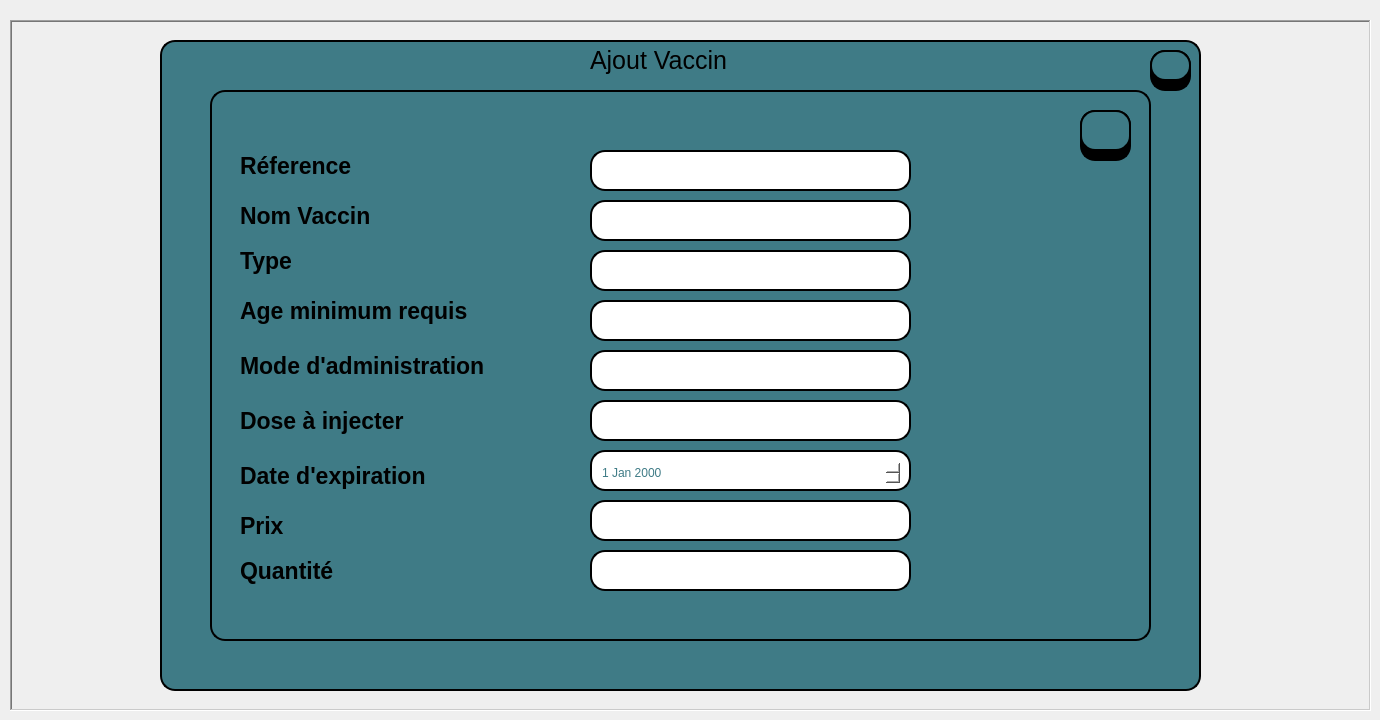
     <widget class="QWidget" name="Tab2">
      <attribute name="title">
       <string>Tab 2</string>
      </attribute>
      <widget class="QTableView" name="tableView">
       <property name="geometry">
        <rect>
         <x>160</x>
         <y>40</y>
         <width>1041</width>
         <height>651</height>
        </rect>
       </property>
       <property name="styleSheet">
        <string notr="true">background-color: rgb(63, 123, 134);
border: 2px solid #000000;
border-radius: 15px;</string>
       </property>
      </widget>
      <widget class="QTableView" name="tableView_2">
       <property name="geometry">
        <rect>
         <x>210</x>
         <y>90</y>
         <width>941</width>
         <height>551</height>
        </rect>
       </property>
       <property name="styleSheet">
        <string notr="true">background-color: rgb(63, 123, 134);
border: 2px solid #000000;
border-radius: 15px;</string>
       </property>
      </widget>
      <widget class="QLineEdit" name="age_vac">
       <property name="geometry">
        <rect>
         <x>590</x>
         <y>300</y>
         <width>321</width>
         <height>41</height>
        </rect>
       </property>
       <property name="styleSheet">
        <string notr="true">border: 2px solid #000000;
border-radius: 15px;
background-color: rgb(255, 255, 255);</string>
       </property>
      </widget>
      <widget class="QLineEdit" name="mode_vac">
       <property name="geometry">
        <rect>
         <x>590</x>
         <y>350</y>
         <width>321</width>
         <height>41</height>
        </rect>
       </property>
       <property name="styleSheet">
        <string notr="true">border: 2px solid #000000;
border-radius: 15px;
background-color: rgb(255, 255, 255);</string>
       </property>
      </widget>
      <widget class="QLineEdit" name="prix_vac">
       <property name="geometry">
        <rect>
         <x>590</x>
         <y>500</y>
         <width>321</width>
         <height>41</height>
        </rect>
       </property>
       <property name="styleSheet">
        <string notr="true">border: 2px solid #000000;
border-radius: 15px;
background-color: rgb(255, 255, 255);</string>
       </property>
      </widget>
      <widget class="QLineEdit" name="dose_vac">
       <property name="geometry">
        <rect>
         <x>590</x>
         <y>400</y>
         <width>321</width>
         <height>41</height>
        </rect>
       </property>
       <property name="styleSheet">
        <string notr="true">border: 2px solid #000000;
border-radius: 15px;
background-color: rgb(255, 255, 255);</string>
       </property>
      </widget>
      <widget class="QLabel" name="label_4">
       <property name="geometry">
        <rect>
         <x>240</x>
         <y>240</y>
         <width>171</width>
         <height>41</height>
        </rect>
       </property>
       <property name="font">
        <font>
         <pointsize>17</pointsize>
         <bold>true</bold>
        </font>
       </property>
       <property name="text">
        <string>Type</string>
       </property>
      </widget>
      <widget class="QLabel" name="label_12">
       <property name="geometry">
        <rect>
         <x>240</x>
         <y>200</y>
         <width>191</width>
         <height>31</height>
        </rect>
       </property>
       <property name="font">
        <font>
         <pointsize>17</pointsize>
         <bold>true</bold>
        </font>
       </property>
       <property name="text">
        <string>Nom Vaccin</string>
       </property>
      </widget>
      <widget class="QLabel" name="label_15">
       <property name="geometry">
        <rect>
         <x>240</x>
         <y>510</y>
         <width>311</width>
         <height>31</height>
        </rect>
       </property>
       <property name="font">
        <font>
         <pointsize>17</pointsize>
         <bold>true</bold>
        </font>
       </property>
       <property name="text">
        <string>Prix</string>
       </property>
      </widget>
      <widget class="QLabel" name="label_16">
       <property name="geometry">
        <rect>
         <x>240</x>
         <y>400</y>
         <width>301</width>
         <height>41</height>
        </rect>
       </property>
       <property name="font">
        <font>
         <pointsize>17</pointsize>
         <bold>true</bold>
        </font>
       </property>
       <property name="text">
        <string>Dose à injecter</string>
       </property>
      </widget>
      <widget class="QLabel" name="label_17">
       <property name="geometry">
        <rect>
         <x>240</x>
         <y>460</y>
         <width>271</width>
         <height>31</height>
        </rect>
       </property>
       <property name="font">
        <font>
         <pointsize>17</pointsize>
         <bold>true</bold>
        </font>
       </property>
       <property name="text">
        <string>Date d'expiration</string>
       </property>
      </widget>
      <widget class="QPushButton" name="save_vac">
       <property name="geometry">
        <rect>
         <x>1080</x>
         <y>110</y>
         <width>51</width>
         <height>41</height>
        </rect>
       </property>
       <property name="font">
        <font>
         <pointsize>12</pointsize>
         <bold>true</bold>
        </font>
       </property>
       <property name="styleSheet">
        <string notr="true">background-color:rgb(63, 123, 134);
border: 2px solid #000000;
border-radius: 15px;
</string>
       </property>
       <property name="text">
        <string/>
       </property>
       <property name="icon">
        <iconset resource="image.qrc">
         <normaloff>:/save.png</normaloff>:/save.png</iconset>
       </property>
       <property name="iconSize">
        <size>
         <width>25</width>
         <height>26</height>
        </size>
       </property>
      </widget>
      <widget class="QLineEdit" name="lineEdit_12">
       <property name="geometry">
        <rect>
         <x>1080</x>
         <y>110</y>
         <width>51</width>
         <height>51</height>
        </rect>
       </property>
       <property name="styleSheet">
        <string notr="true">background-color:rgb(0, 0, 0);
border: 2px solid #000000;
border-radius: 15px;
</string>
       </property>
      </widget>
      <widget class="QLabel" name="label_18">
       <property name="geometry">
        <rect>
         <x>590</x>
         <y>40</y>
         <width>251</width>
         <height>41</height>
        </rect>
       </property>
       <property name="font">
        <font>
         <family>Segoe UI</family>
         <pointsize>19</pointsize>
         <italic>false</italic>
         <fontweight>DemiBold</fontweight>
        </font>
       </property>
       <property name="text">
        <string>Ajout Vaccin</string>
       </property>
      </widget>
      <widget class="QPushButton" name="Quit">
       <property name="geometry">
        <rect>
         <x>1150</x>
         <y>50</y>
         <width>41</width>
         <height>31</height>
        </rect>
       </property>
       <property name="font">
        <font>
         <pointsize>12</pointsize>
         <bold>true</bold>
        </font>
       </property>
       <property name="styleSheet">
        <string notr="true">background-color:rgb(63, 123, 134);
border: 2px solid #000000;
border-radius: 15px;
</string>
       </property>
       <property name="text">
        <string/>
       </property>
       <property name="icon">
        <iconset theme="QIcon::ThemeIcon::ApplicationExit"/>
       </property>
       <property name="iconSize">
        <size>
         <width>29</width>
         <height>21</height>
        </size>
       </property>
      </widget>
      <widget class="QLineEdit" name="lineEdit_13">
       <property name="geometry">
        <rect>
         <x>1150</x>
         <y>50</y>
         <width>41</width>
         <height>41</height>
        </rect>
       </property>
       <property name="styleSheet">
        <string notr="true">background-color:rgb(0, 0, 0);
border: 2px solid #000000;
border-radius: 15px;
</string>
       </property>
      </widget>
      <widget class="QLabel" name="label_19">
       <property name="geometry">
        <rect>
         <x>10</x>
         <y>20</y>
         <width>1361</width>
         <height>691</height>
        </rect>
       </property>
       <property name="frameShape">
        <enum>QFrame::Shape::WinPanel</enum>
       </property>
       <property name="frameShadow">
        <enum>QFrame::Shadow::Sunken</enum>
       </property>
       <property name="lineWidth">
        <number>2</number>
       </property>
       <property name="midLineWidth">
        <number>0</number>
       </property>
       <property name="text">
        <string/>
       </property>
      </widget>
      <widget class="QLabel" name="label_30">
       <property name="geometry">
        <rect>
         <x>240</x>
         <y>140</y>
         <width>231</width>
         <height>51</height>
        </rect>
       </property>
       <property name="font">
        <font>
         <family>Segoe UI</family>
         <pointsize>17</pointsize>
         <italic>false</italic>
         <bold>true</bold>
        </font>
       </property>
       <property name="text">
        <string>Réference</string>
       </property>
      </widget>
      <widget class="QLabel" name="label_31">
       <property name="geometry">
        <rect>
         <x>240</x>
         <y>290</y>
         <width>291</width>
         <height>41</height>
        </rect>
       </property>
       <property name="font">
        <font>
         <pointsize>17</pointsize>
         <bold>true</bold>
        </font>
       </property>
       <property name="text">
        <string>Age minimum requis</string>
       </property>
      </widget>
      <widget class="QLabel" name="label_32">
       <property name="geometry">
        <rect>
         <x>240</x>
         <y>350</y>
         <width>301</width>
         <height>31</height>
        </rect>
       </property>
       <property name="font">
        <font>
         <pointsize>17</pointsize>
         <bold>true</bold>
        </font>
       </property>
       <property name="text">
        <string>Mode d'administration</string>
       </property>
      </widget>
      <widget class="QLabel" name="label_33">
       <property name="geometry">
        <rect>
         <x>240</x>
         <y>550</y>
         <width>191</width>
         <height>41</height>
        </rect>
       </property>
       <property name="font">
        <font>
         <pointsize>17</pointsize>
         <bold>true</bold>
        </font>
       </property>
       <property name="text">
        <string>Quantité</string>
       </property>
      </widget>
      <widget class="QLineEdit" name="quantite_vac">
       <property name="geometry">
        <rect>
         <x>590</x>
         <y>550</y>
         <width>321</width>
         <height>41</height>
        </rect>
       </property>
       <property name="styleSheet">
        <string notr="true">border: 2px solid #000000;
border-radius: 15px;
background-color: rgb(255, 255, 255);</string>
       </property>
      </widget>
      <widget class="QLineEdit" name="nom_vac">
       <property name="geometry">
        <rect>
         <x>590</x>
         <y>200</y>
         <width>321</width>
         <height>41</height>
        </rect>
       </property>
       <property name="styleSheet">
        <string notr="true">border: 2px solid #000000;
border-radius: 15px;
background-color: rgb(255, 255, 255);</string>
       </property>
      </widget>
      <widget class="QLineEdit" name="reference">
       <property name="geometry">
        <rect>
         <x>590</x>
         <y>150</y>
         <width>321</width>
         <height>41</height>
        </rect>
       </property>
       <property name="styleSheet">
        <string notr="true">border: 2px solid #000000;
border-radius: 15px;
background-color: rgb(255, 255, 255);</string>
       </property>
      </widget>
      <widget class="QLineEdit" name="type_vac">
       <property name="geometry">
        <rect>
         <x>590</x>
         <y>250</y>
         <width>321</width>
         <height>41</height>
        </rect>
       </property>
       <property name="styleSheet">
        <string notr="true">border: 2px solid #000000;
border-radius: 15px;
background-color: rgb(255, 255, 255);</string>
       </property>
      </widget>
      <widget class="QDateEdit" name="date_vac">
       <property name="geometry">
        <rect>
         <x>600</x>
         <y>460</y>
         <width>301</width>
         <height>26</height>
        </rect>
       </property>
       <property name="styleSheet">
        <string notr="true">border-radius: 15px;
background-color: rgb(255, 255, 255);
color: rgb(63, 123, 134);</string>
       </property>
      </widget>
      <widget class="QLineEdit" name="container">
       <property name="geometry">
        <rect>
         <x>590</x>
         <y>450</y>
         <width>321</width>
         <height>41</height>
        </rect>
       </property>
       <property name="styleSheet">
        <string notr="true">border: 2px solid #000000;
border-radius: 15px;
background-color: rgb(255, 255, 255);</string>
       </property>
      </widget>
      <zorder>label_19</zorder>
      <zorder>tableView</zorder>
      <zorder>tableView_2</zorder>
      <zorder>age_vac</zorder>
      <zorder>mode_vac</zorder>
      <zorder>prix_vac</zorder>
      <zorder>dose_vac</zorder>
      <zorder>label_4</zorder>
      <zorder>label_12</zorder>
      <zorder>label_15</zorder>
      <zorder>label_16</zorder>
      <zorder>label_17</zorder>
      <zorder>lineEdit_12</zorder>
      <zorder>save_vac</zorder>
      <zorder>label_18</zorder>
      <zorder>lineEdit_13</zorder>
      <zorder>Quit</zorder>
      <zorder>label_30</zorder>
      <zorder>label_31</zorder>
      <zorder>label_32</zorder>
      <zorder>label_33</zorder>
      <zorder>quantite_vac</zorder>
      <zorder>nom_vac</zorder>
      <zorder>reference</zorder>
      <zorder>type_vac</zorder>
      <zorder>container</zorder>
      <zorder>date_vac</zorder>
     </widget>
